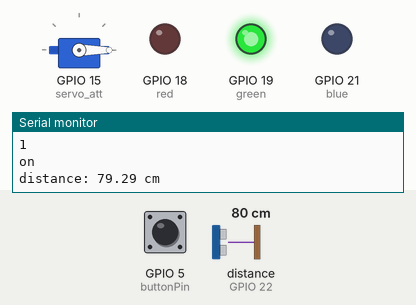
Recording of a sketch running on a simulated ESP32. Parts: servo, output pins drawn as LEDs (lit = HIGH), the last lines printed to the serial monitor. Wiring (inferred from the names in the program): ultrasonic range finder: trigger GPIO 23; echo GPIO 22. The test bench sets the inputs (shaded band); at power-on: GPIO 5 (buttonPin) HIGH, distance to the obstacle (sensor on GPIO 22) 80 cm. The echo pulse lasts 58.3 µs per cm; pins used as bus, display or sensor lines are not drawn.

Above: at 1.8 s.
1.9 s: GPIO 5 (buttonPin) pulled LOW for 0.6 s
At 3.0 s:
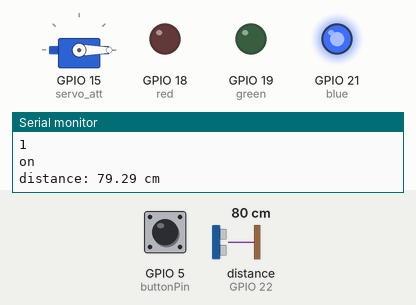
5.0 s: distance to the obstacle (sensor on GPIO 22) set to 12 cm
6.7 s: distance to the obstacle (sensor on GPIO 22) set to 9 cm
At 9.2 s:
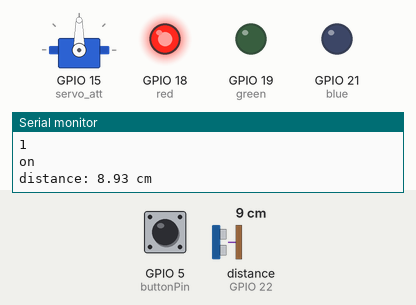
10.0 s: GPIO 5 (buttonPin) pulled LOW for 1 s
At 11.7 s:
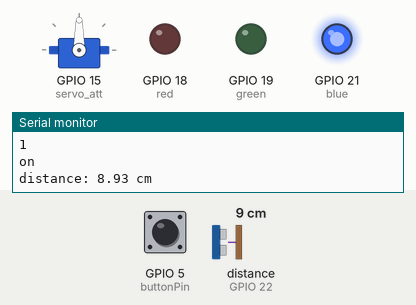
13.5 s: distance to the obstacle (sensor on GPIO 22) set to 18 cm
At 14.8 s:
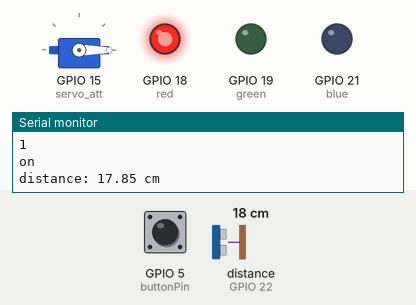
16.5 s: distance to the obstacle (sensor on GPIO 22) set to 2 cm
At 17.8 s:
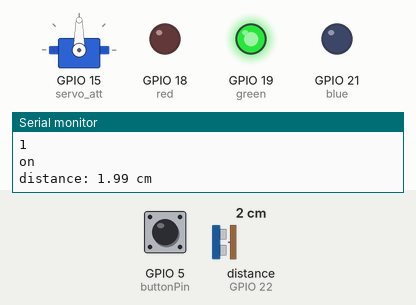
Timing chart, 0 to 19.5 s (numbered marks = the images above; inputs shaded):
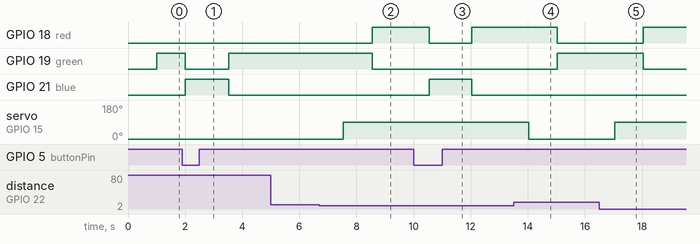

The sketch:

project_code2.ino
```cpp
// Chancheep Mahacharoensuk 6288092
// Kantapong Matangkarat 6288160
// Project 1
// Ultrasonic with servo motor
//esp32

#include <ESP32Servo.h>

#define trigPin 23
#define echoPin 22

#define red 18
#define green 19
#define blue 21
//
#define buttonPin 5 //interupt on arudino board is on 2
//int button_interrupt = 2; // Interrupt 0 is on pin 2 !!
bool toggleState = false;


Servo servo_att;
float duration, distance;

void ultraCal(){
  digitalWrite(trigPin, HIGH);
  delayMicroseconds(10);
  digitalWrite(trigPin, LOW);
  duration = pulseIn(echoPin, HIGH);
  distance = 0.017 * duration;
  Serial.print("distance: ");
  Serial.print(distance);
  Serial.println(" cm");
}

bool checkSwitch() {
  bool state = false;

  if (digitalRead(buttonPin) == LOW) {
    state = false;
  }
  else{
    state = true;
  }
  return state;
}
void setup() {
  // begin serial port

  Serial.begin (9600);
  servo_att.attach(15);
  pinMode(trigPin, OUTPUT);
  pinMode(echoPin, INPUT);
  pinMode(red, OUTPUT);
  pinMode(green, OUTPUT);
  pinMode(blue, OUTPUT);
  pinMode(buttonPin, INPUT_PULLUP);
//  attachInterrupt(buttonPin, toggleLED, CHANGE);
}

void loop() {
  Serial.println(digitalRead(buttonPin));
  toggleState = checkSwitch();
  if(toggleState){
    Serial.println("on");
    ultraCal();
    if(distance <= 10){
      servo_att.write(90);
      delay(1000);
      digitalWrite(red, HIGH);
      digitalWrite(green, LOW);
      digitalWrite(blue, LOW);
    }
   else{
    servo_att.write(0);
    delay(1000);
    digitalWrite(red, LOW);
    digitalWrite(green, HIGH);
    digitalWrite(blue, LOW);
   }
 }
 else{
    Serial.println("off");
    digitalWrite(red, LOW);
    digitalWrite(green,LOW);
    digitalWrite(blue, HIGH);
 }
}
```

Measured:
- the behaviour switches between 11 and 10 cm on distance to the obstacle (sensor on GPIO 22) (found by bisection; images 1 and 2)
- after the input at 1.9 s, GPIO 19 (green): HIGH → LOW after 0.11 s, → HIGH 1.5 s later; GPIO 21 (blue): LOW → HIGH after 0.11 s, → LOW 1.5 s later
- after the input at 6.7 s, GPIO 18 (red): LOW → HIGH after 1.8 s; GPIO 19 (green): HIGH → LOW after 1.8 s; servo on GPIO 15 (servo_att): 0° → 90° after 0.84 s
- after the input at 10.0 s, GPIO 18 (red): HIGH → LOW after 0.55 s, → HIGH 1.5 s later; GPIO 21 (blue): LOW → HIGH after 0.55 s, → LOW 1.5 s later
- after the input at 13.5 s, GPIO 18 (red): HIGH → LOW after 1.5 s; GPIO 19 (green): LOW → HIGH after 1.5 s; servo on GPIO 15 (servo_att): 90° → 0° after 0.54 s
- after the input at 16.5 s, GPIO 18 (red): LOW → HIGH after 1.5 s; GPIO 19 (green): HIGH → LOW after 1.5 s; servo on GPIO 15 (servo_att): 0° → 90° after 0.54 s
